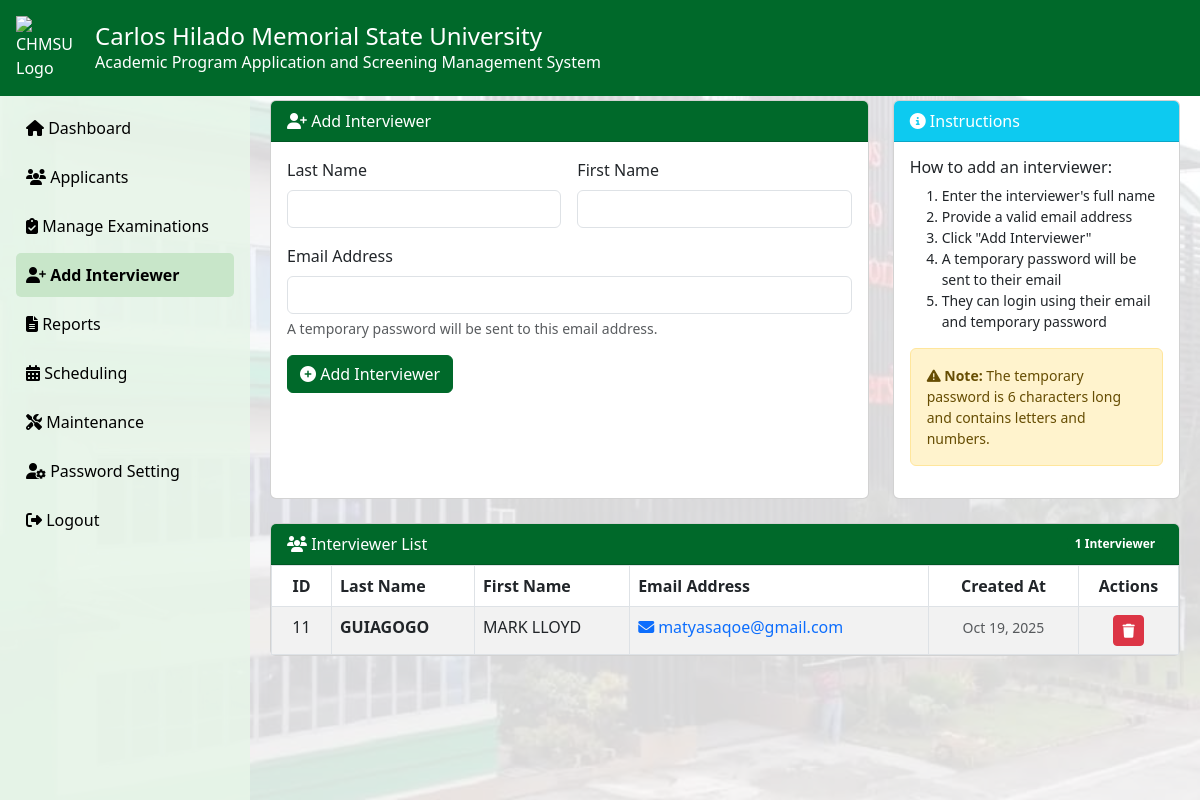
The app's page /admin/chair_main.php?page=interviewers (signed in) with its own data.
### tables this page shows
CREATE TABLE `interviewers` (
  `id` int(11) NOT NULL,
  `last_name` varchar(100) NOT NULL,
  `first_name` varchar(100) NOT NULL,
  `email` varchar(100) NOT NULL,
  `password` varchar(255) NOT NULL,
  `created_at` datetime DEFAULT current_timestamp(),
  `chairperson_id` int(11) DEFAULT NULL
);

### admin/interviewers.php (the view, shortened to what this page needs)
<?php
$conn = new mysqli("localhost", "root", "", "admission");
$chairperson_id = $_SESSION['chair_id'] ?? null;
$stmt = $conn->prepare("SELECT * FROM interviewers WHERE chairperson_id = ? ORDER BY created_at DESC");
$stmt->bind_param("i", $chairperson_id);
$stmt->execute();
$result = $stmt->get_result();
?>
<div class="interviewer-container">
<div class="row">
  <div class="col-lg-8">
    <div class="card">
      <div class="card-header text-white" style="background-color: rgb(0, 105, 42);">
        <i class="fas fa-user-plus"></i> Add Interviewer
      </div>
      <div class="card-body">
        <form method="post" class="row g-3" id="addInterviewerForm">
          <div class="col-md-6">
            <label class="form-label">Last Name</label>
            <input type="text" name="last_name" class="form-control uppercase" required>
          </div>
          <div class="col-md-6">
            <label class="form-label">First Name</label>
            <input type="text" name="first_name" class="form-control uppercase" required>
          </div>
          <div class="col-12">
            <label class="form-label">Email Address</label>
            <input type="email" name="email" class="form-control" required>
            <div class="form-text">A temporary password will be sent to this email address.</div>
          </div>
          <div class="col-12">
            <button type="submit" class="btn btn-header-theme"><i class="fas fa-plus-circle"></i> Add Interviewer</button>
          </div>
        </form>
      </div>
    </div>
  </div>
  <div class="col-lg-4">
    <div class="card">
      <div class="card-header bg-info text-white">
        <i class="fas fa-info-circle"></i> Instructions
      </div>
      <div class="card-body">
        <h6>How to add an interviewer:</h6>
        <ol class="small">
          <li>Enter the interviewer's full name</li>
          <li>Provide a valid email address</li>
          <li>Click "Add Interviewer"</li>
          <li>A temporary password will be sent to their email</li>
          <li>They can login using their email and temporary password</li>
        </ol>
        <div class="alert alert-warning small">
          <i class="fas fa-exclamation-triangle"></i>
          <strong>Note:</strong> The temporary password is 6 characters long and contains letters and numbers.
        </div>
      </div>
    </div>
  </div>
</div>
<div class="card mt-4">
  <div class="card-header text-white d-flex justify-content-between align-items-center" style="background-color: rgb(0, 105, 42);">
    <div>
      <i class="fas fa-users"></i> Interviewer List
    </div>
    <div class="badge text-white" style="background-color: rgb(0, 105, 42);">
      <?php
      $count_stmt = $conn->prepare("SELECT COUNT(*) as total FROM interviewers WHERE chairperson_id = ?");
      $count_stmt->bind_param("i", $chairperson_id);
      $count_stmt->execute();
      $count_result = $count_stmt->get_result();
      $total_interviewers = $count_result->fetch_assoc()['total'];
      echo $total_interviewers . " Interviewer" . ($total_interviewers != 1 ? 's' : '');
      ?>
    </div>
  </div>
  <div class="card-body p-0">
    <div class="table-responsive">
      <table class="table table-bordered table-striped table-hover mb-0">
        <thead style="background-color: rgb(0, 105, 42); color: white;">
          <tr>
            <th class="text-center" style="width: 60px;">ID</th>
            <th>Last Name</th>
            <th>First Name</th>
            <th>Email Address</th>
            <th class="text-center" style="width: 150px;">Created At</th>
            <th class="text-center" style="width: 100px;">Actions</th>
          </tr>
        </thead>
        <tbody>
          <?php if ($result->num_rows > 0): ?>
            <?php while ($row = $result->fetch_assoc()): ?>
              <tr>
                <td class="text-center"><?= $row['id'] ?></td>
                <td><strong><?= strtoupper($row['last_name']) ?></strong></td>
                <td><?= strtoupper($row['first_name']) ?></td>
                <td>
                  <a href="mailto:<?= htmlspecialchars($row['email']) ?>" class="text-decoration-none">
                    <i class="fas fa-envelope me-1"></i><?= htmlspecialchars($row['email']) ?>
                  </a>
                </td>
                <td class="text-center">
                  <small class="text-muted"><?= date('M d, Y', strtotime($row['created_at'])) ?></small>
                </td>
                <td class="text-center">
                  <button type="button"
                          class="btn btn-sm btn-danger"
                          data-bs-toggle="modal"
                          data-bs-target="#deleteModal"
                          data-interviewer-id="<?= $row['id'] ?>"
                          data-interviewer-name="<?= htmlspecialchars($row['first_name'] . ' ' . $row['last_name']) ?>"
                          title="Delete Interviewer">
                    <i class="fas fa-trash"></i>
                  </button>
                </td>
              </tr>
            <?php endwhile; ?>
          <?php endif; ?>
        </tbody>
      </table>
    </div>
  </div>
</div>
</div>

### admin/chair_main.php (style rules this page uses)
body { background: url('images/chmsubg.jpg') no-repeat center center fixed; background-size: cover; margin: 0; padding: 0; overflow-x: hidden; }

### admin/interviewers.php (style rules this page uses)
input.uppercase { text-transform: uppercase; }
.interviewer-container { padding: 20px; }
.btn-header-theme { background-color: rgb(0, 105, 42); color: white; border: 1px solid rgb(0, 105, 42); transition: all 0.2s ease; }
.interviewer-container .row { display: flex; flex-wrap: wrap; }
.interviewer-container .col-lg-8, .interviewer-container .col-lg-4 { display: flex; }
.interviewer-container .card { display: flex; flex-direction: column; width: 100%; }
.interviewer-container .card-body { flex: 1; display: flex; flex-direction: column; }

### records on screen
interviewers: id "11", last_name "GUIAGOGO", first_name "MARK LLOYD", email "matyasaqoe@gmail.com", created_at "Oct 19, 2025"

### other values on screen
$total_interviewers "1"
